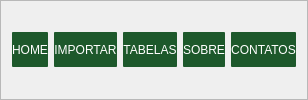
     <widget class="QFrame" name="frame">
      <property name="frameShape">
       <enum>QFrame::StyledPanel</enum>
      </property>
      <property name="frameShadow">
       <enum>QFrame::Raised</enum>
      </property>
      <layout class="QHBoxLayout" name="horizontalLayout">
       <item>
        <widget class="QPushButton" name="btn_home">
         <property name="minimumSize">
          <size>
           <width>0</width>
           <height>35</height>
          </size>
         </property>
         <property name="cursor">
          <cursorShape>PointingHandCursor</cursorShape>
         </property>
         <property name="styleSheet">
          <string notr="true">QPushButton{
color:rgb(255,255,255);
border-radius: 1px;
background-color: rgb(29, 88, 43);
font-size 16px;
}

QPushButton:hover{
background-color: #fff;color: black

}</string>
         </property>
         <property name="text">
          <string>HOME</string>
         </property>
        </widget>
       </item>
       <item>
        <widget class="QPushButton" name="btn_pg_importar">
         <property name="minimumSize">
          <size>
           <width>0</width>
           <height>35</height>
          </size>
         </property>
         <property name="cursor">
          <cursorShape>PointingHandCursor</cursorShape>
         </property>
         <property name="styleSheet">
          <string notr="true">QPushButton{
color:rgb(255,255,255);
border-radius: 1px;
background-color: rgb(29, 88, 43);
font-size 16px;
}

QPushButton:hover{
background-color: #fff;color: black

}</string>
         </property>
         <property name="text">
          <string>IMPORTAR</string>
         </property>
        </widget>
       </item>
       <item>
        <widget class="QPushButton" name="btn_tabelas">
         <property name="minimumSize">
          <size>
           <width>0</width>
           <height>35</height>
          </size>
         </property>
         <property name="cursor">
          <cursorShape>PointingHandCursor</cursorShape>
         </property>
         <property name="styleSheet">
          <string notr="true">QPushButton{
color:rgb(255,255,255);
border-radius: 1px;
background-color: rgb(29, 88, 43);
font-size 16px;
}

QPushButton:hover{
background-color: #fff;color: black

}</string>
         </property>
         <property name="text">
          <string>TABELAS</string>
         </property>
        </widget>
       </item>
       <item>
        <widget class="QPushButton" name="btn_sobre">
         <property name="minimumSize">
          <size>
           <width>0</width>
           <height>35</height>
          </size>
         </property>
         <property name="cursor">
          <cursorShape>PointingHandCursor</cursorShape>
         </property>
         <property name="styleSheet">
          <string notr="true">QPushButton{
color:rgb(255,255,255);
border-radius: 1px;
background-color: rgb(29, 88, 43);
font-size 16px;
}

QPushButton:hover{
background-color: #fff;color: black

}</string>
         </property>
         <property name="text">
          <string>SOBRE</string>
         </property>
        </widget>
       </item>
       <item>
        <widget class="QPushButton" name="btn_contatos">
         <property name="minimumSize">
          <size>
           <width>0</width>
           <height>35</height>
          </size>
         </property>
         <property name="cursor">
          <cursorShape>PointingHandCursor</cursorShape>
         </property>
         <property name="styleSheet">
          <string notr="true">QPushButton{
color:rgb(255,255,255);
border-radius: 1px;
background-color: rgb(29, 88, 43);
font-size 16px;
}

QPushButton:hover{
background-color: #fff;color: black

}</string>
         </property>
         <property name="text">
          <string>CONTATOS</string>
         </property>
        </widget>
       </item>
      </layout>
     </widget>
